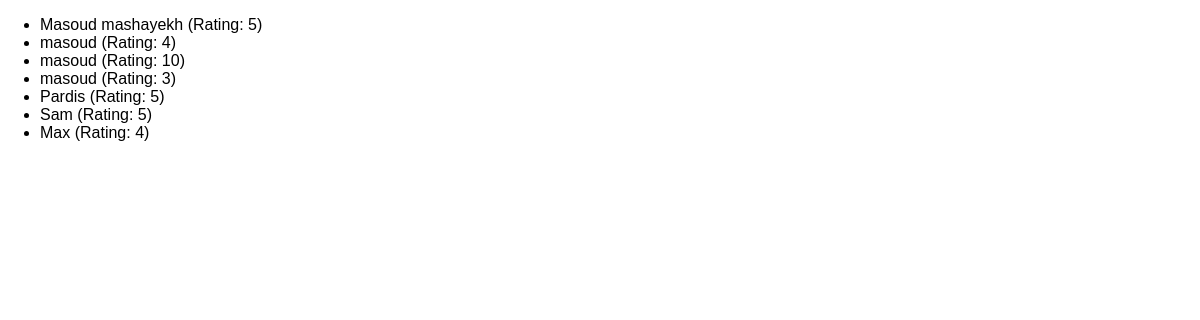
The app's page /reviews with its own data.
### reviews/models.py (models this page shows)
class Review(models.Model):
    user_name = models.CharField(max_length=100)
    review_text = models.TextField()
    rating = models.IntegerField()

### reviews/views.py (the view)
# urls.py: path("reviews", views.ReviewsListView.as_view()),
class ReviewsListView(ListView):
    template_name = "reviews/review_list.html"
    model = Review
    context_object_name = "reviews"

### reviews/templates/reviews/review_list.html (shortened to what this page needs)
{% extends "reviews/base.html" %}
{% block content %}
    <ul>
        {% for review in reviews %}
        <li>{{ review.user_name }} (Rating: {{ review.rating }}) </li>
        {% endfor %}
    </ul>
{% endblock %}

### reviews/static/reviews/style.css (style rules this page uses)
body { font-family: sans-serif; margin: 0; }

### records on screen
Review: user_name "Masoud mashayekh", rating "5"
Review: user_name "masoud", rating "4"
Review: user_name "masoud", rating "10"
Review: user_name "masoud", rating "3"
Review: user_name "Pardis", rating "5"
Review: user_name "Sam", rating "5"
Review: user_name "Max", rating "4"
